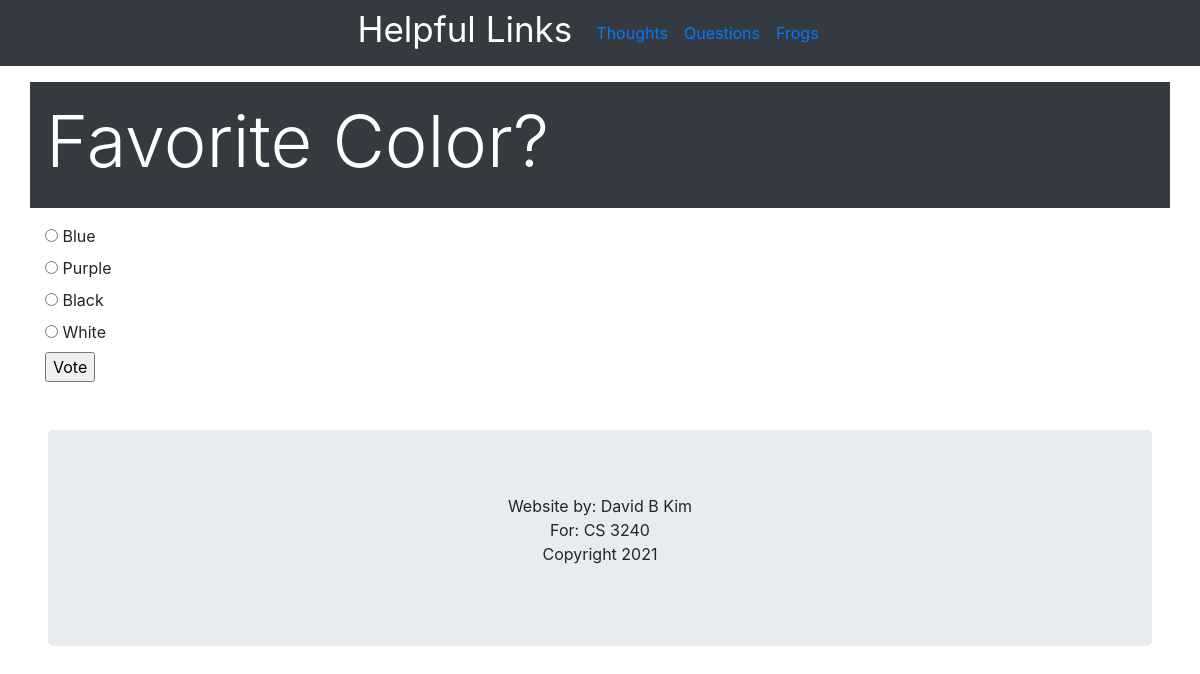
The app's page /polls/2/ with its own data.
### polls/models.py (models this page shows, shortened)
class Question(models.Model):
    question_text = models.CharField(max_length=200)
    pub_date = models.DateTimeField('date published')
    def was_published_recently(self):
        now = timezone.now()
        return now - datetime.timedelta(days=1) <= self.pub_date <= now
    was_published_recently.admin_order_field = 'pub_date'
    was_published_recently.boolean = True
    was_published_recently.short_description = 'Published recently?'

class Choice(models.Model):
    question = models.ForeignKey(Question, on_delete=models.CASCADE)
    choice_text = models.CharField(max_length=200)
    votes = models.IntegerField(default=0)

### polls/views.py (the view)
# urls.py: path('polls/<int:pk>/', views.DetailView.as_view(), name='detail'),
class DetailView(generic.DetailView):
    model = Question
    template_name = 'polls/detail.html'
    def get_queryset(self):
        return Question.objects.filter(pub_date__lte=timezone.now())

### polls/templates/polls/detail.html (shortened to what this page needs)
{% load bootstrap4 %}
{% bootstrap_css %}
{% load static %}
<nav class="navbar navbar-expand-sm bg-dark justify-content-center">
    <h1 class="display-5 text-white"><small>Helpful Links</small></h1>
  <ul class="navbar-nav px-3">
    <li class="nav-item">
      <a class="nav-link" href="https://en.wikipedia.org/wiki/Thought" target="_blank">Thoughts</a>
    </li>
    <li class="nav-item">
      <a class="nav-link" href="https://en.wikipedia.org/wiki/Question" target="_blank">Questions</a>
    </li>
    <li class="nav-item">
      <a class="nav-link" href="https://www.amnh.org/exhibitions/frogs-a-chorus-of-colors/frog-fun-facts" target="_blank">Frogs</a>
    </li>
  </ul>
</nav>
<div class="container p-3 my-3 bg-dark text-white">
  <h1 class="display-3">{{question.question_text}}</h1>
 </div>
<div class = "container">
<form action="{% url 'polls:vote' question.id %}" method="post">
{% for choice in question.choice_set.all %}
    <input type="radio" name="choice" id="choice{{ forloop.counter }}" value="{{ choice.id }}">
    <label for="choice{{ forloop.counter }}">{{ choice.choice_text }}</label><br>
{% endfor %}
<input type="submit" value="Vote">
</form>
    </div>
<div class="jumbotron m-5 text-center" style="margin-bottom:0">
  <p>Website by: David B Kim <br> For: CS 3240<br> Copyright 2021</p>
</div>

### records on screen
Question: question_text "Favorite Color?"
Choice: choice_text "Blue"
Choice: choice_text "Purple"
Choice: choice_text "Black"
Choice: choice_text "White"
